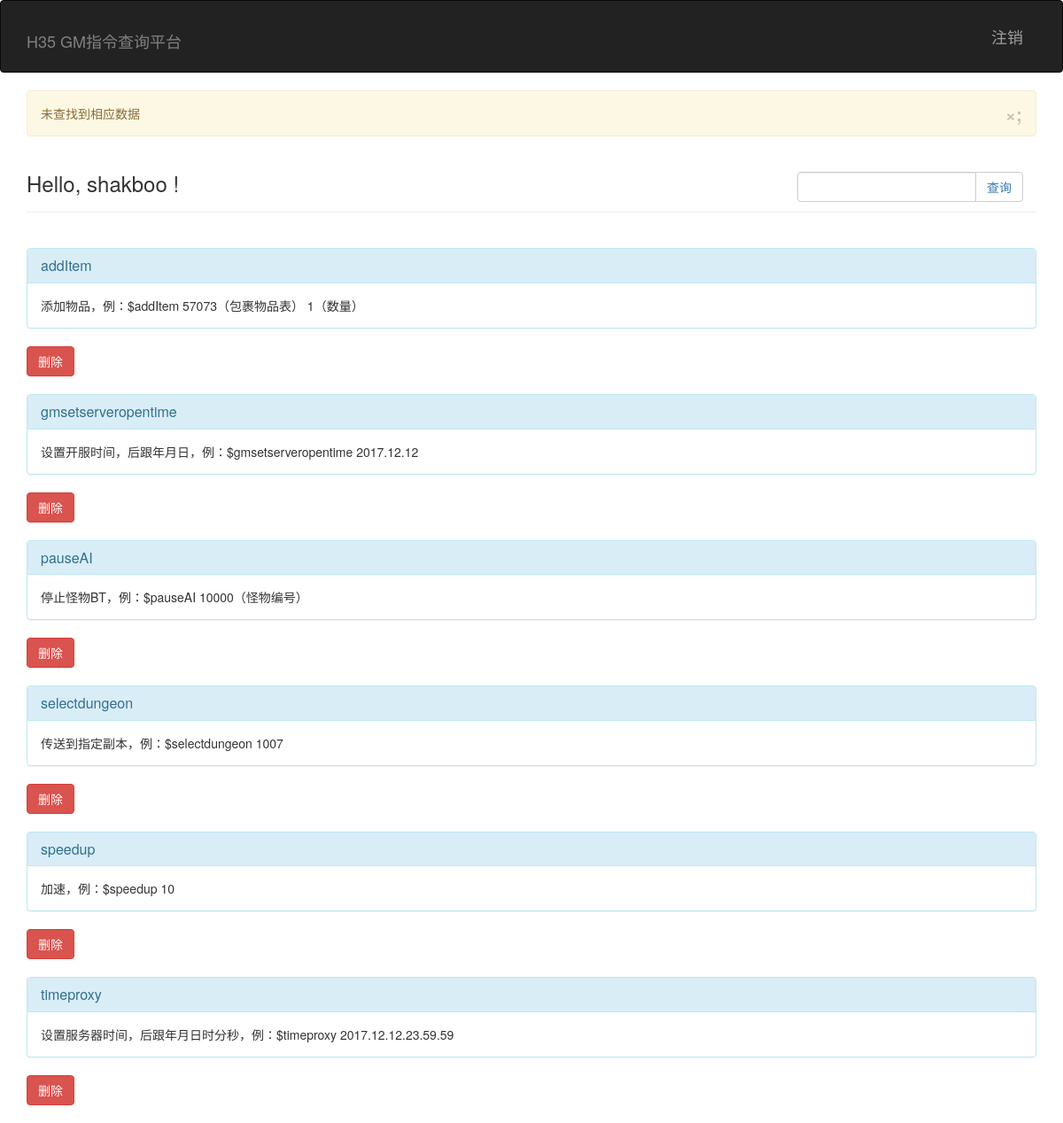
The app's page /auth/query (signed in), older data.
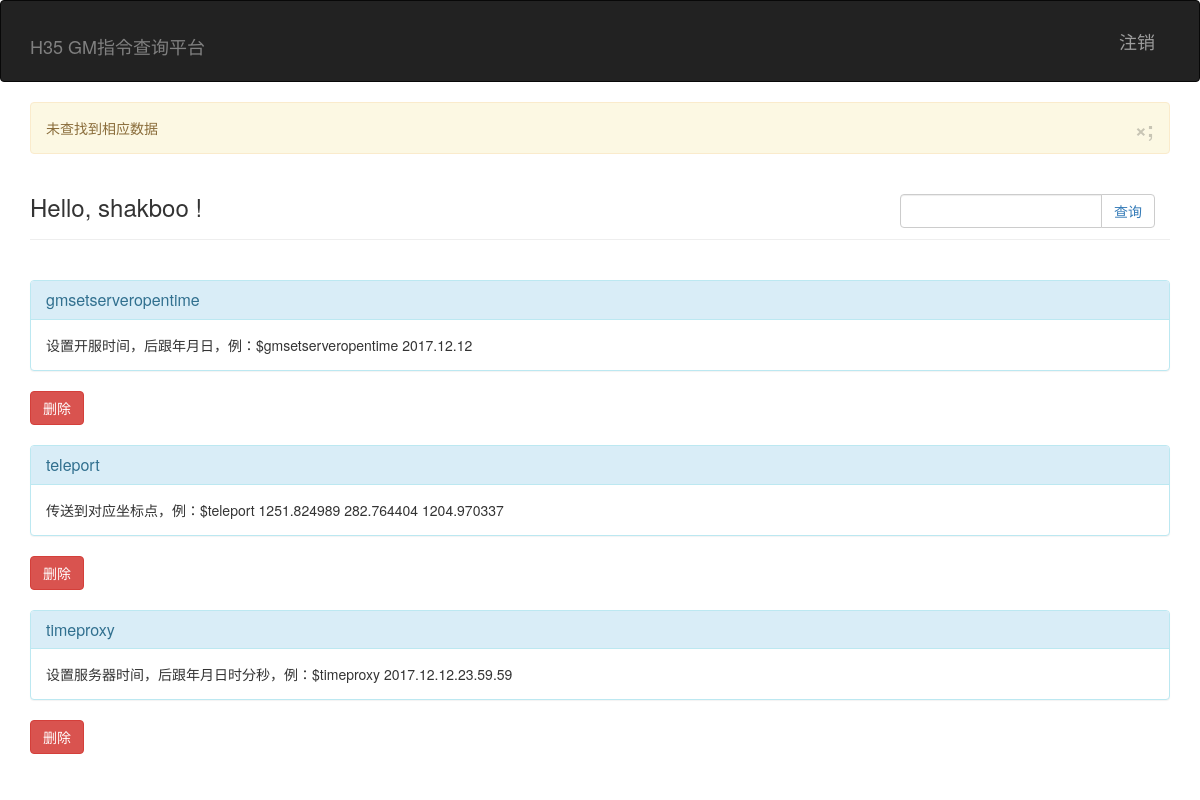
The same page, newer data.
### app/models.py (models this page shows, shortened)
class User(UserMixin, db.Model):
    __tablename__ = 'users'
    id = db.Column(db.Integer, primary_key = True)
    username = db.Column(db.String(64), unique=True, index=True)
    password_hash = db.Column(db.String(128))
    role_id = db.Column(db.Integer, db.ForeignKey('roles.id'))
    posts = db.relationship('Post', backref = 'author', lazy = 'dynamic')
    @property
    def password(self):
        raise AttributeError('password is not readable attribute')
    def is_shakboo(self):
        if self.username == "shakboo":
            return True
        return False
    def is_login(self):
        return True

class Post_filter(db.Model):
    __tablename__ = 'posts_filter'
    gm_filter = db.Column(db.String(128), primary_key = True)
    info_filter = db.Column(db.Text)

### app/auth/views.py (the view, shortened to what this page needs)
@auth.route('/query', methods=['GET','POST'])
def query():
    try:
        if current_user.is_login():
            pass
    except:
        return redirect(url_for('auth.login'))
    p_f = None
    posts_filter = Post_filter.query.order_by('gm_filter')
    if p_f:
        flash("查询成功")
    else:
        flash("未查找到相应数据")
    return render_template('auth/query.html',form=request.form, posts_filter=posts_filter)

### app/models.py (called while the page is built)
@login_manager.user_loader
def load_user(user_id):
    return User.query.get(int(user_id))

### app/templates/auth/query.html (shortened to what this page needs)
{% extends "base.html" %}
{% block page_content %}
<div class="page-header">
        <div class="col-lg-3 pull-right col-sm-5 col-md-4 col-xs-6">
                <form class="input-group" method="post" action="{{ url_for('auth.query') }}">
                    <input type="text" class="form-control" id="user-input" name="userInput">
                    <span class="input-group-btn">
                        <button class="btn btn-default btn-query" type="submit"><a style="text-decoration:none"> 查询</a></button>
                    </span>
                </form>
        </div>
    <h3>Hello,
        {% if current_user.is_authenticated %}
        {{ current_user.username }}
        {% else %}
        Stranger
        {% endif %}!
    </h3>
</div>
<br>
<div class="posts">
    {% for post in posts_filter %}
    <form class="post" method="post" action="{{ url_for('main.index') }}">
        <div class="panel panel-info">
            <div class="panel-heading">
                <h3 class="panel-title gm-exist">{{ post.gm_filter }}</h3>
            </div>
            <div class="panel-body info-exist">{{ post.info_filter }}</div>
        </div>
        {% if current_user.is_shakboo() %}
            <button class="btn btn-danger btn-query" type="submit" name="delete"><a style="text-decoration:none"><font style="color:white"> 删除</font></a></button>
        {% endif %}
    </form>
        {% if current_user.is_shakboo() %}
            <br>
        {% endif %}
    {% endfor %}
</div>
{% endblock %}

### app/templates/base.html (shortened to what this page needs)
{% extends "bootstrap/base.html" %}
{% block navbar %}
<div class="navbar navbar-inverse" role="navigation">
    <div class="container">
        <div class="navber-header">
            <h1 class="navbar-brand"><a style="text-decoration:none" href="{{ url_for('main.index') }}"><font style="color:grey">H35 GM指令查询平台</font></a></h1>
        </div>
        <ul class="nav navbar-nav navbar-right navbar-brand">
            {% if current_user.is_authenticated %}
            <li><a href="{{ url_for('auth.logout') }}">注销</a> </li>
            {% else %}
            <li><a href="{{ url_for('auth.login') }}">登陆</a> </li>
            {% endif %}
        </ul>
    </div>
</div>
{% endblock %}
{% block content %}
<div class="container">
    {% for message in get_flashed_messages() %}
    <div class="alert alert-warning">
        <button type="button" class="close" data-dismiss="alert">&times;;</button>
        {{ message }}
    </div>
    {% endfor %}
    {% block page_content %}{% endblock %}
</div>
{% endblock %}

Row changes from the older to the newer data that the page shows:
removed Post_filter: gm_filter "addItem", info_filter "添加物品，例：$addItem 57073（包裹物品表） 1（数量）"
removed Post_filter: gm_filter "pauseAI", info_filter "停止怪物BT，例：$pauseAI 10000（怪物编号）"
removed Post_filter: gm_filter "selectdungeon", info_filter "传送到指定副本，例：$selectdungeon 1007"
removed Post_filter: gm_filter "speedup", info_filter "加速，例：$speedup 10"
added Post_filter: gm_filter "teleport", info_filter "传送到对应坐标点，例：$teleport 1251.824989 282.764404 1204.970337"
